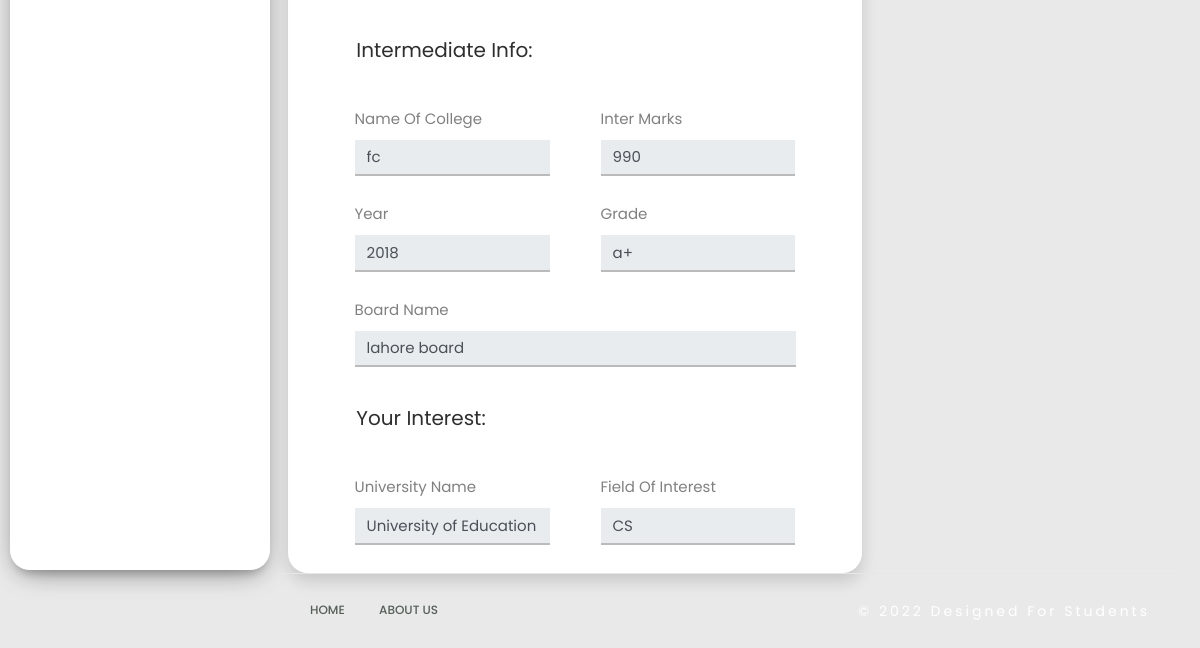
The page /profile/ (signed in, lower part) on the database as committed earlier.
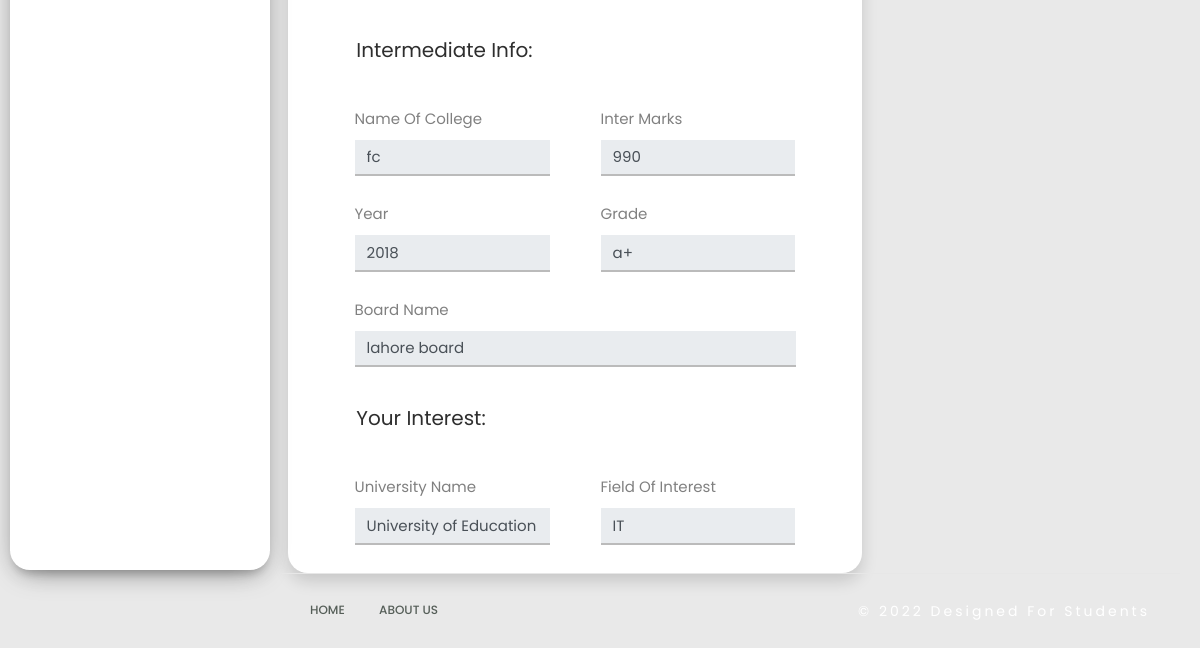
The same page on the database as committed later.
### profiles/models.py (models this page shows, shortened)
class Profile(models.Model):
    full_name = models.CharField(max_length=50)
    email = models.EmailField()
    phone_number = models.IntegerField()
    city = models.CharField(max_length=50)
    address = models.CharField(max_length=50)
    gender = models.CharField(max_length=15,choices=choices,default="Male")
    age = models.IntegerField()
    religion = models.CharField(max_length=50)
    nationality = models.CharField(max_length=50)
    gaurdian_name = models.CharField(max_length=50)
    gaurdian_income = models.IntegerField()
    name_of_school = models.CharField(max_length=50)
    matric_marks = models.IntegerField()
    year_of_matric = models.IntegerField()
    matric_grade = models.CharField(max_length=10)
    matric_board = models.CharField(max_length=50)
    name_of_college = models.CharField(max_length=50)
    inter_marks = models.IntegerField()
    year_of_inter = models.IntegerField()
    inter_grade = models.CharField(max_length=10)
    inter_board = models.CharField(max_length=50)
    university_name = models.CharField(max_length=50,choices=uni_choices,default="University of Engineering and Technology")
    field_of_interest = models.CharField(max_length=50,choices=dept_choices,default="SE")
    student = models.ForeignKey(User, on_delete=models.CASCADE)

### profiles/views.py (the view)
# urls.py: path('profile/', profile, name="profile"),
def profile(request):
    query = Profile.objects.get(student=request.user)
    return render(request, "profile.html", {"query":query})

### templates/profile.html (shortened to what the changed rows need)
{% extends "chatbot.html" %}
{%  load static  %}
{% block content %}
  <head>
    <link rel="stylesheet" href="{% static 'css/bootstrap.min.css' %}">
    <link rel="stylesheet" href="{% static 'css/dashboard.css' %}">
  </head>
  <body>
    <div class="wrapper">
      <div id="content">
        <div class="main-content">
            <div class="row content flex-box">
              <div class="col-lg-8 col-md-8 col-sm-12 flex-box-0">
                <div class="profile-form shadow mx-2">
                  <div class="row mx-3">
                    <div class="col-lg-12 m-auto">
                      <form class="multisteps-form__form col-lg-12 col-md-12 col-sm-12">
                        <div class="multisteps-form__content">
                          <div class="multisteps-form__content">
                            <div class="form-row mt-4 justify-content-around">
                              <div class="col-lg-5 col-md-5 col-sm-6 mt-4 mt-sm-0">
                                <label for="">Name of College</label>
                                <input class="multisteps-form__input form-control" type="text" value="{{query.name_of_college}}" disabled/>
                              </div>
                              <div class="col-lg-5 col-md-5 col-sm-6 mt-4 mt-sm-0">
                                <label for="">Inter Marks</label>
                                <input class="multisteps-form__input form-control" type="text" value="{{query.inter_marks}}" disabled/>
                              </div>
                            </div>
                            <div class="form-row mt-4 justify-content-around">
                              <div class="col-lg-5 col-md-5 col-sm-6 mt-4 mt-sm-0">
                                <label for="">Year</label>
                                <input class="multisteps-form__input form-control" type="text" value="{{query.year_of_inter}}" disabled/>
                              </div>
                              <div class="col-lg-5 col-md-5 col-sm-6 mt-4 mt-sm-0">
                                <label for="">Grade</label>
                                <input class="multisteps-form__input form-control" type="text" value="{{query.inter_grade}}" disabled/>
                              </div>
                            </div>
                            <div class="form-row mt-4 justify-content-around">
                              <div class="col-lg-11 col-md-11 col-sm-12 mt-4 mt-sm-0">
                                <label for="">Board Name</label>
                                <input class="multisteps-form__input form-control" type="text" value="{{query.inter_board}}" disabled/>
                              </div>
                            </div>
                            <div class="form-row mt-4 justify-content-around">
                              <div class="col-lg-5 col-md-5 col-sm-6 mt-4 mt-sm-0">
                                <label for="">University Name</label>
                                <input class="multisteps-form__input form-control" type="text" value="{{query.university_name}}" disabled/>
                              </div>
                              <div class="col-lg-5 col-md-5 col-sm-6 mt-4 mt-sm-0">
                                <label for="">Field of Interest</label>
                                <input class="multisteps-form__input form-control" type="text" value="{{query.field_of_interest}}" disabled/>
                              <div class="col-lg-11">
                                <span class="text-white">a</span>
                                <span class="text-white">a</span>
                              </div>
                              </div>
                            </div>
                          </div>
                        </div>
                      </form>
                    </div>
                  </div>
                </div>
              </div>
            </div>
          </div>
      </div>
    </div>
  </body>
{% endblock %}

Rows that differ between the two databases and show on the page:
changed Profile "fc": field_of_interest "CS" → "IT"
